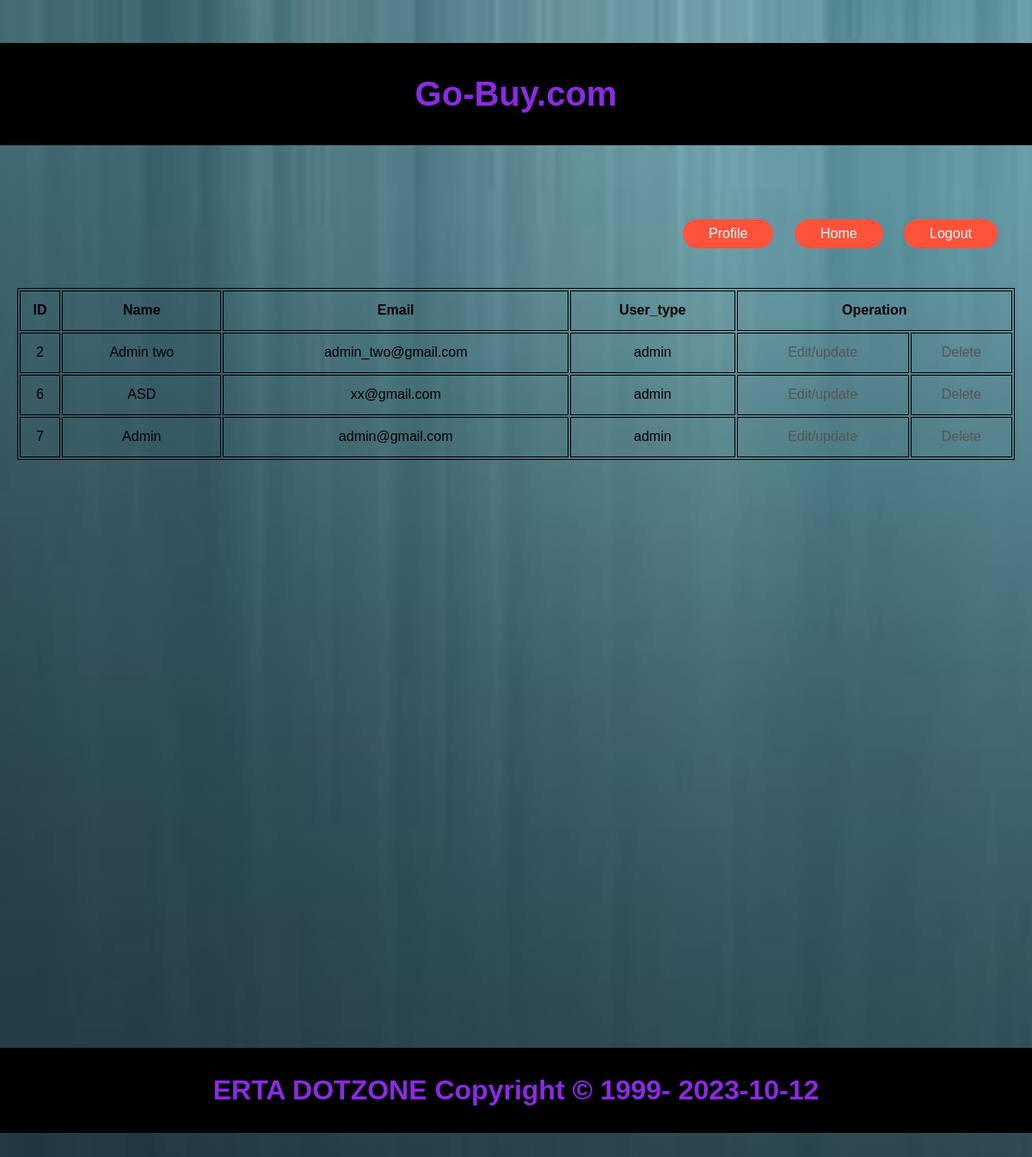
The app's page /forms/admin_management.php with its own data.
### tables this page shows
CREATE TABLE `user_form` (
  `id` int(255) NOT NULL,
  `name` varchar(255) NOT NULL,
  `email` varchar(255) NOT NULL,
  `password` varchar(255) NOT NULL,
  `user_type` varchar(255) NOT NULL DEFAULT 'user'
);

### forms/admin_management.php (the view, shortened to what this page needs)
<!DOCTYPE html>
<html lang="en">
<head>
<link rel="stylesheet" href="../css/home.css"/>
</head>
<body>
     <?php include 'header.php';?>
 <div class="header">
        <div class="container">
            <div class="navbar">
                    <nav>
                          <ul>
                             <li><a href="admin_profile.php"class="btn">Profile</a></li>
                            <li><a href="admin_home.php"class="btn">Home</a></li>
                            <li><a href="logout.php"class="btn">Logout</a></li>
                        </ul>
                        <?php
include '../control/config.php';
$sql = "SELECT id, name, email,user_type FROM user_form
where user_type='admin'";
$result = $conn->query($sql);
if ($result->num_rows > 0) {
    echo "<table>
    <tr>
    <th>ID</th>
    <th>Name</th>
    <th>Email</th>
    <th>User_type</th>
    <th colspan='2' >Operation</th>
    </tr>";
    while($row = $result->fetch_assoc()) {
        echo "<tr >
        <td>" . $row["id"]. "</td>
         <td>" . $row["name"]. "</td>
         <td>" . $row["email"]. "</td>
         <td>" . $row["user_type"]. "</td>
         <td><a href='../forms/update_admin_form.php?rn= $row[id]&na=$row[name]&em=$row[email]&us=$row[user_type]'>Edit/update </td>
           <td><a href='../forms/delete_admin_form.php?rn= $row[id]&na=$row[name]&em=$row[email]&us=$row[user_type]'>Delete </td>
        </tr>";
    }
    echo "</table>";
} else {
    echo "0 results";
}
?>
<br>
                    </nav>
            </div>
        </div>
     </div>
<?php include 'footer.php';?>
</body>
</html>

### css/home.css (style rules this page uses)
body { background-image: url("../picture/back1.jpg"); background-size: cover; margin: 0; text-align: center; background-repeat: no-repeat; max-width: 100%; padding: 50px 0; font-family: 'Poppins', sans-serif; }
.navbar { display: flex; align-items: center; padding: 10px; }
nav { flex: 1; text-align: right; height: 1000px; }
nav ul { display: inline-block; list-style-type: none; }
nav ul li { display: inline-block; margin-right: 20px; }
a { text-decoration: wavy; color: #555; }
.container { max-width: 1300px; margin: auto; padding-left: 10px; padding-right: 10px; padding-top: 20px; }
.btn { display: inline-block; background: #ff523b; color: #fff; padding: 8px 30px; margin: 30px 0 ; border-radius: 30px; transition: 0.5s; }
.header { margin-top: 10px; }

### forms/admin_management.php (style rules this page uses)
body { background-color: papayawhip; background-size: cover; margin: 0; text-align: center; background-repeat: no-repeat; max-width: 100%; padding: 50px 0; font-family: 'Poppins', sans-serif; }
table, th, td { border: 1px solid; text-align: center; }
table { width: 100%; height:200px; }

### records on screen
user_form: id "2", name "Admin two", email "admin_two@gmail.com", user_type "admin"
user_form: id "6", name "ASD", email "xx@gmail.com", user_type "admin"
user_form: id "7", name "Admin", email "admin@gmail.com", user_type "admin"
